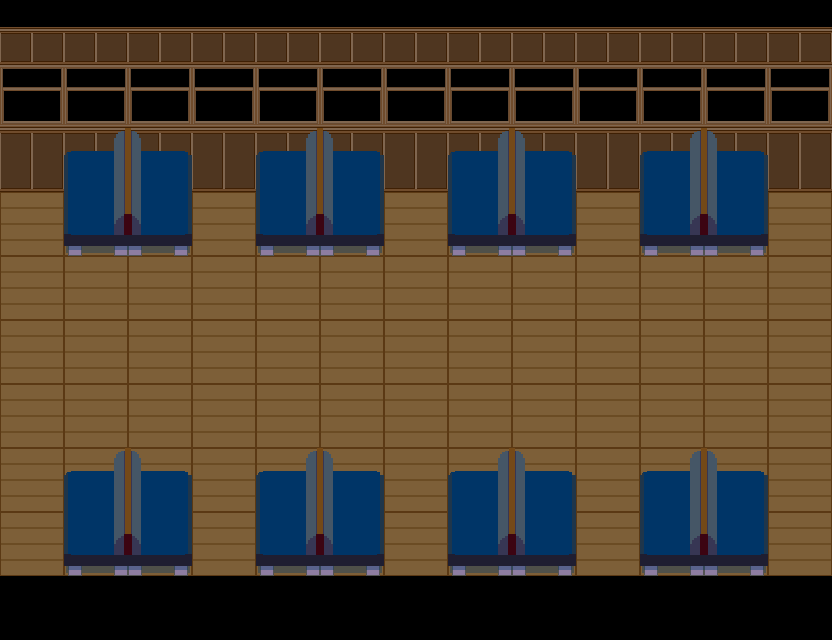

This is a level from a 2D game, rendered from its Tiled map with the project's own tilesets. A one-line summary and the complete map file follow:
An orthogonal 13x10 tile map with 64x64 px tiles, 4 tile layers (下, 中, 上, 当たり判定).

<map version="1.4" tiledversion="1.4.2" orientation="orthogonal" renderorder="right-down" width="13" height="10" tilewidth="64" tileheight="64" infinite="0" nextlayerid="5" nextobjectid="1">
 <tileset firstgid="1" source="map1.tsx" />
 <layer id="1" name="下" width="13" height="10">
  <data encoding="csv">
2,2,2,2,2,2,2,2,2,2,2,2,2,
14,14,14,14,14,14,14,14,14,14,14,14,14,
26,26,26,26,26,26,26,26,26,26,26,26,26,
13,13,13,13,13,13,13,13,13,13,13,13,13,
13,13,13,13,13,13,13,13,13,13,13,13,13,
13,13,13,13,13,13,13,13,13,13,13,13,13,
13,13,13,13,13,13,13,13,13,13,13,13,13,
13,13,13,13,13,13,13,13,13,13,13,13,13,
13,13,13,13,13,13,13,13,13,13,13,13,13,
3,3,3,3,3,3,3,3,3,3,3,3,3
</data>
 </layer>
 <layer id="2" name="中" width="13" height="10">
  <data encoding="csv">
0,0,0,0,0,0,0,0,0,0,0,0,0,
0,0,0,0,0,0,0,0,0,0,0,0,0,
0,4,5,0,4,5,0,4,5,0,4,5,0,
0,16,17,0,16,17,0,16,17,0,16,17,0,
0,0,0,0,0,0,0,0,0,0,0,0,0,
0,0,0,0,0,0,0,0,0,0,0,0,0,
0,0,0,0,0,0,0,0,0,0,0,0,0,
0,4,5,0,4,5,0,4,5,0,4,5,0,
0,16,17,0,16,17,0,16,17,0,16,17,0,
0,0,0,0,0,0,0,0,0,0,0,0,0
</data>
 </layer>
 <layer id="3" name="上" width="13" height="10">
  <data encoding="csv">
0,0,0,0,0,0,0,0,0,0,0,0,0,
0,0,0,0,0,0,0,0,0,0,0,0,0,
0,0,0,0,0,0,0,0,0,0,0,0,0,
0,0,0,0,0,0,0,0,0,0,0,0,0,
0,0,0,0,0,0,0,0,0,0,0,0,0,
0,0,0,0,0,0,0,0,0,0,0,0,0,
0,0,0,0,0,0,0,0,0,0,0,0,0,
0,0,0,0,0,0,0,0,0,0,0,0,0,
0,0,0,0,0,0,0,0,0,0,0,0,0,
0,0,0,0,0,0,0,0,0,0,0,0,0
</data>
 </layer>
 <layer id="4" name="当たり判定" width="13" height="10">
  <data encoding="csv">
0,0,0,0,0,0,0,0,0,0,0,0,0,
0,0,0,0,0,0,0,0,0,0,0,0,0,
0,0,0,0,0,0,0,0,0,0,0,0,0,
0,0,0,0,0,0,0,0,0,0,0,0,0,
0,0,0,0,0,0,0,0,0,0,0,0,0,
0,0,0,0,0,0,0,0,0,0,0,0,0,
0,0,0,0,0,0,0,0,0,0,0,0,0,
0,0,0,0,0,0,0,0,0,0,0,0,0,
0,0,0,0,0,0,0,0,0,0,0,0,0,
0,0,0,0,0,0,0,0,0,0,0,0,0
</data>
 </layer>
</map>